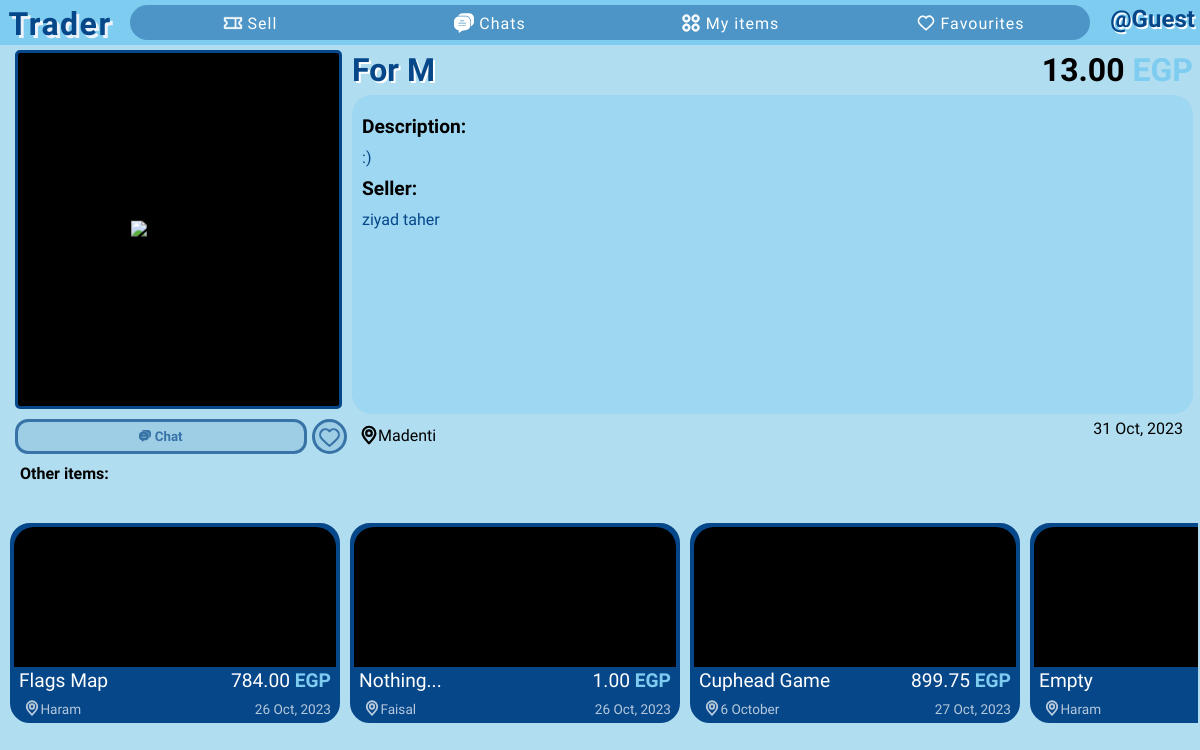
/17/, run on an earlier commit of the app's database.
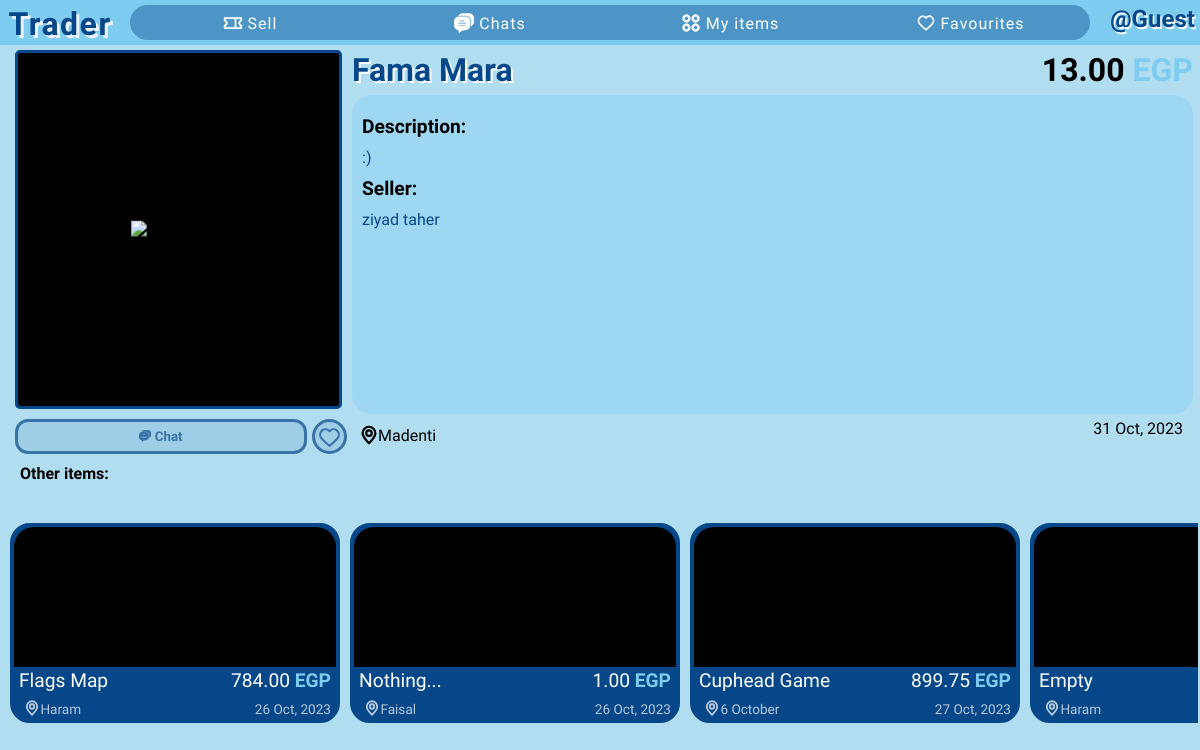
And on a later commit of the database.
### app/models.py (models this page shows)
class Item(db.Model):
    id = db.Column(db.Integer, primary_key=True)  # Item ID
    title = db.Column(db.String(100), nullable=False)  # Item title
    description = db.Column(db.Text, nullable=False)  # Item description
    location = db.Column(db.String(100), nullable=False)  # Item location
    price = db.Column(db.Float, default=0, nullable=False)  # Item price
    is_sold = db.Column(db.Boolean, default=False)  # Is item sold?
    created_at = db.Column(db.DateTime)  # Item creation timestamp
    owner = db.Column(db.Integer, db.ForeignKey("user.id"), nullable=False)  # Owner of the item
    images = db.relationship('Image', backref='images_set', lazy=True)  # Images associated with the item
    chats = db.relationship('Chat', backref='chats_set', lazy=True)  # Chats related to the item

### app/routes.py (the view)
@app.get("/<int:item_id>/")
def single_item(item_id):
    items = []
    item = None
    for entry in Item.query.all():
        if entry.id == item_id:
            item = entry
            seller = User.query.get(item.owner)
        else:
            items.append(entry)
    if not item:
        abort(404)
    if current_user.is_authenticated:
        is_favourite = item in current_user.favourites
    else:
        is_favourite = False
    return render_template("single-item.html", items=items, item=item, seller=seller, is_favourite=is_favourite)

### app/__init__.py (called while the page is built)
def price_format(float):
    return '{:,.2f}'.format(float)

### app/templates/single-item.html (shortened to what the changed rows need)
{% extends 'base.html' %}
{% block head %}
    <link rel="stylesheet" href="{{ url_for('static', filename='css/partials/item.css') }}">
    <link rel="stylesheet" href="{{ url_for('static', filename='css/single-item.css') }}">
{% endblock %}
{% block content %}
    <div class="grid-cont">
        <div class="item-img-cont">
            <img src="{{ url_for('serve_image', img_id=item.images[0].id) }}" alt="item-image">
        </div>
        {% if current_user.id == seller.id %}
        <div class="seller-btns edit-delete">
            <button class="edit-btn" id="edit-{{ item.id }}">
                <svg fill="green" height="12px" width="12px" version="1.1" xmlns="http://www.w3.org/2000/svg" xmlns:xlink="http://www.w3.org/1999/xlink" viewBox="0 0 348.882 348.882" xml:space="preserve" stroke="green"><g id="SVGRepo_bgCarrier" stroke-width="0"></g><g id="SVGRepo_tracerCarrier" stroke-linecap="round" stroke-linejoin="round"></g><g id="SVGRepo_iconCarrier"> <g> <path d="M333.988,11.758l-0.42-0.383C325.538,4.04,315.129,0,304.258,0c-12.187,0-23.888,5.159-32.104,14.153L116.803,184.231 c-1.416,1.55-2.49,3.379-3.154,5.37l-18.267,54.762c-2.112,6.331-1.052,13.333,2.835,18.729c3.918,5.438,10.23,8.685,16.886,8.685 c0,0,0.001,0,0.001,0c2.879,0,5.693-0.592,8.362-1.76l52.89-23.138c1.923-0.841,3.648-2.076,5.063-3.626L336.771,73.176 C352.937,55.479,351.69,27.929,333.988,11.758z M130.381,234.247l10.719-32.134l0.904-0.99l20.316,18.556l-0.904,0.99 L130.381,234.247z M314.621,52.943L182.553,197.53l-20.316-18.556L294.305,34.386c2.583-2.828,6.118-4.386,9.954-4.386 c3.365,0,6.588,1.252,9.082,3.53l0.419,0.383C319.244,38.922,319.63,47.459,314.621,52.943z"></path> <path d="M303.85,138.388c-8.284,0-15,6.716-15,15v127.347c0,21.034-17.113,38.147-38.147,38.147H68.904 c-21.035,0-38.147-17.113-38.147-38.147V100.413c0-21.034,17.113-38.147,38.147-38.147h131.587c8.284,0,15-6.716,15-15 s-6.716-15-15-15H68.904c-37.577,0-68.147,30.571-68.147,68.147v180.321c0,37.576,30.571,68.147,68.147,68.147h181.798 c37.576,0,68.147-30.571,68.147-68.147V153.388C318.85,145.104,312.134,138.388,303.85,138.388z"></path> </g> </g></svg>
                Edit
            </button>
            <button class="delete-btn" id="delete-{{ item.id }}">
                <svg fill="red" width="12px" height="12px" version="1.1" xmlns="http://www.w3.org/2000/svg" xmlns:xlink="http://www.w3.org/1999/xlink" viewBox="0 0 482.428 482.429" xml:space="preserve" stroke="red"><g id="SVGRepo_bgCarrier" stroke-width="0"></g><g id="SVGRepo_tracerCarrier" stroke-linecap="round" stroke-linejoin="round"></g><g id="SVGRepo_iconCarrier"> <g> <g> <path d="M381.163,57.799h-75.094C302.323,25.316,274.686,0,241.214,0c-33.471,0-61.104,25.315-64.85,57.799h-75.098 c-30.39,0-55.111,24.728-55.111,55.117v2.828c0,23.223,14.46,43.1,34.83,51.199v260.369c0,30.39,24.724,55.117,55.112,55.117 h210.236c30.389,0,55.111-24.729,55.111-55.117V166.944c20.369-8.1,34.83-27.977,34.83-51.199v-2.828 C436.274,82.527,411.551,57.799,381.163,57.799z M241.214,26.139c19.037,0,34.927,13.645,38.443,31.66h-76.879 C206.293,39.783,222.184,26.139,241.214,26.139z M375.305,427.312c0,15.978-13,28.979-28.973,28.979H136.096 c-15.973,0-28.973-13.002-28.973-28.979V170.861h268.182V427.312z M410.135,115.744c0,15.978-13,28.979-28.973,28.979H101.266 c-15.973,0-28.973-13.001-28.973-28.979v-2.828c0-15.978,13-28.979,28.973-28.979h279.897c15.973,0,28.973,13.001,28.973,28.979 V115.744z"></path> <path d="M171.144,422.863c7.218,0,13.069-5.853,13.069-13.068V262.641c0-7.216-5.852-13.07-13.069-13.07 c-7.217,0-13.069,5.854-13.069,13.07v147.154C158.074,417.012,163.926,422.863,171.144,422.863z"></path> <path d="M241.214,422.863c7.218,0,13.07-5.853,13.07-13.068V262.641c0-7.216-5.854-13.07-13.07-13.07 c-7.217,0-13.069,5.854-13.069,13.07v147.154C228.145,417.012,233.996,422.863,241.214,422.863z"></path> <path d="M311.284,422.863c7.217,0,13.068-5.853,13.068-13.068V262.641c0-7.216-5.852-13.07-13.068-13.07 c-7.219,0-13.07,5.854-13.07,13.07v147.154C298.213,417.012,304.067,422.863,311.284,422.863z"></path> </g> </g> </g></svg>
                Delete
            </button>
        </div>
        {% else %}
        <button class="chat-btn" onclick="window.location.href = `{{ url_for('single_chat', user_id=seller.id) }}?back=/{{ item.id }}/&item-id={{ item.id }}`">
            Chat
        </button>
        <button class="favourite-btn {% if is_favourite %}fav{% endif %}" onclick="toggleFavourite()">
        </button>
        {% endif %}
        <div class="title-price">
            <h2 class="item-title">{{ item.title }}</h2>
            <div class="price-cont">{{ price_format(item.price) }} <span class="egp">EGP</span></div>
        </div>
        <div class="description-cont">
            <div>Description:</div>
            {{ item.description }}
            <div>Seller:</div>
            {{ seller.firstname }} {{ seller.lastname }}
        </div>
        <div class="location-cont">
            {{ item.location }}
        </div>
        <div class="item-created-at">{{ date_format(item.created_at, force_datetime=True) }}</div>
        <div class="other-items-cont">
            <div class="title">Other items:</div>
            <div class="other-items">
            </div>
        </div>
    </div>
{% endblock %}

What changed in the data, as far as the page shows it:
changed Item "Madenti": title "For M" → "Fama Mara"
